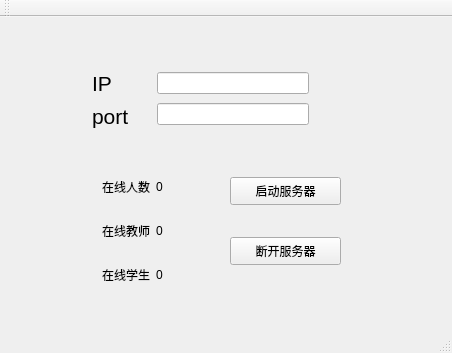
<?xml version="1.0" encoding="UTF-8"?>
<ui version="4.0">
 <class>MainWindow</class>
 <widget class="QMainWindow" name="MainWindow">
  <property name="geometry">
   <rect>
    <x>0</x>
    <y>0</y>
    <width>452</width>
    <height>353</height>
   </rect>
  </property>
  <property name="windowTitle">
   <string>MainWindow</string>
  </property>
  <widget class="QWidget" name="centralWidget">
   <widget class="QWidget" name="widget" native="true">
    <property name="geometry">
     <rect>
      <x>20</x>
      <y>10</y>
      <width>361</width>
      <height>291</height>
     </rect>
    </property>
    <widget class="QWidget" name="widget_4" native="true">
     <property name="geometry">
      <rect>
       <x>50</x>
       <y>20</y>
       <width>261</width>
       <height>105</height>
      </rect>
     </property>
     <layout class="QHBoxLayout" name="horizontalLayout">
      <item>
       <widget class="QWidget" name="widget_2" native="true">
        <layout class="QVBoxLayout" name="verticalLayout">
         <item>
          <widget class="QLabel" name="label_2">
           <property name="font">
            <font>
             <pointsize>16</pointsize>
            </font>
           </property>
           <property name="text">
            <string>IP</string>
           </property>
          </widget>
         </item>
         <item>
          <widget class="QLabel" name="label">
           <property name="font">
            <font>
             <pointsize>16</pointsize>
            </font>
           </property>
           <property name="text">
            <string>port</string>
           </property>
          </widget>
         </item>
        </layout>
       </widget>
      </item>
      <item>
       <widget class="QWidget" name="widget_3" native="true">
        <layout class="QVBoxLayout" name="verticalLayout_2">
         <item>
          <widget class="QLineEdit" name="ip"/>
         </item>
         <item>
          <widget class="QLineEdit" name="port"/>
         </item>
        </layout>
       </widget>
      </item>
     </layout>
    </widget>
    <widget class="QPushButton" name="start">
     <property name="geometry">
      <rect>
       <x>210</x>
       <y>150</y>
       <width>111</width>
       <height>28</height>
      </rect>
     </property>
     <property name="text">
      <string>启动服务器</string>
     </property>
    </widget>
    <widget class="QWidget" name="nums" native="true">
     <property name="geometry">
      <rect>
       <x>60</x>
       <y>130</y>
       <width>141</width>
       <height>147</height>
      </rect>
     </property>
     <layout class="QVBoxLayout" name="verticalLayout_3">
      <item>
       <widget class="QWidget" name="widget_5" native="true">
        <layout class="QHBoxLayout" name="horizontalLayout_2">
         <item>
          <widget class="QLabel" name="label_3">
           <property name="text">
            <string>在线人数</string>
           </property>
          </widget>
         </item>
         <item>
          <widget class="QLabel" name="online_num">
           <property name="text">
            <string>0</string>
           </property>
          </widget>
         </item>
        </layout>
       </widget>
      </item>
      <item>
       <widget class="QWidget" name="widget_6" native="true">
        <layout class="QHBoxLayout" name="horizontalLayout_3">
         <item>
          <widget class="QLabel" name="label_5">
           <property name="text">
            <string>在线教师</string>
           </property>
          </widget>
         </item>
         <item>
          <widget class="QLabel" name="online_teacher">
           <property name="text">
            <string>0</string>
           </property>
          </widget>
         </item>
        </layout>
       </widget>
      </item>
      <item>
       <widget class="QWidget" name="widget_7" native="true">
        <layout class="QHBoxLayout" name="horizontalLayout_4">
         <item>
          <widget class="QLabel" name="label_7">
           <property name="text">
            <string>在线学生</string>
           </property>
          </widget>
         </item>
         <item>
          <widget class="QLabel" name="online_student">
           <property name="text">
            <string>0</string>
           </property>
          </widget>
         </item>
        </layout>
       </widget>
      </item>
     </layout>
    </widget>
    <widget class="QPushButton" name="disconnect">
     <property name="geometry">
      <rect>
       <x>210</x>
       <y>210</y>
       <width>111</width>
       <height>28</height>
      </rect>
     </property>
     <property name="text">
      <string>断开服务器</string>
     </property>
    </widget>
   </widget>
  </widget>
  <widget class="QMenuBar" name="menuBar">
   <property name="geometry">
    <rect>
     <x>0</x>
     <y>0</y>
     <width>452</width>
     <height>26</height>
    </rect>
   </property>
  </widget>
  <widget class="QToolBar" name="mainToolBar">
   <attribute name="toolBarArea">
    <enum>TopToolBarArea</enum>
   </attribute>
   <attribute name="toolBarBreak">
    <bool>false</bool>
   </attribute>
  </widget>
  <widget class="QStatusBar" name="statusBar"/>
 </widget>
 <layoutdefault spacing="6" margin="11"/>
 <resources/>
 <connections/>
</ui>
